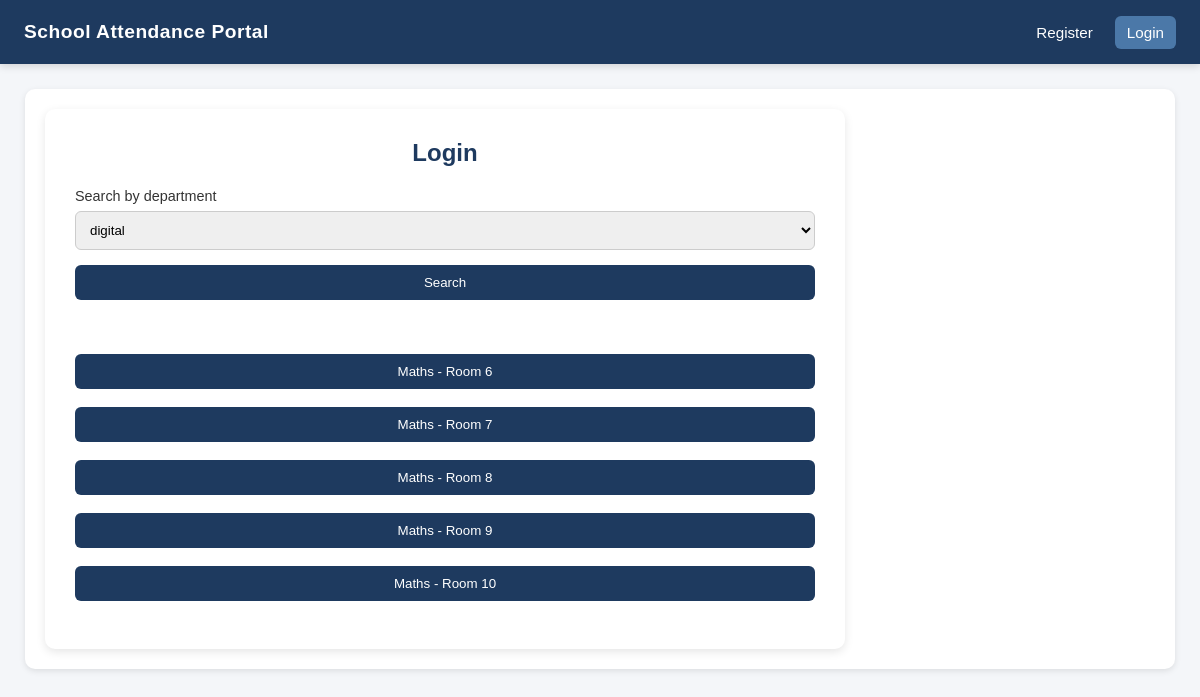
Page /rooms/department_id=2 on the committed database.
### tables this page shows
CREATE TABLE "room"
(
    room_number   INTEGER not null
        constraint room_pk
            primary key autoincrement,
    department_id integer
        constraint room_department_department_id_fk
            references department,
    capacity      integer default 24
);

CREATE TABLE "department"
(
    department_id   INTEGER     not null
        primary key autoincrement,
    department_name varchar(45) not null
);

### app.py (the view)
@app.route("/rooms/department_id=<department_id>",  methods=["GET","POST"])
def rooms_by_department(department_id):
    if request.method == "GET":
        from libraries.tools.admin import get_rooms_by_department, get_departments
        room_list = get_rooms_by_department(department_id)
        department_list = get_departments()
        return render_template("room_list.html", room_list=room_list, department_list=department_list)
    else:
        department_id = request.form.get("department")
        return redirect(f"/rooms/department_id={department_id}")

### app.py (called while the page is built)
@app.before_request
def before_request():
    if "logged_in" not in session.keys():
        session["logged_in"] = 0

### libraries/tools/admin.py (called while the page is built)
def get_rooms_by_department(department_id):
    from libraries.tools.database import execute_query_all
    query = ("SELECT room_number, department_name FROM room, department "
             "WHERE room.department_id = department.department_id "
             "AND department.department_id = ?")
    rooms = execute_query_all(query, (department_id,))
    return rooms

def get_departments():
    from libraries.tools.database import execute_query_all
    query = "SELECT * FROM department"
    departments = execute_query_all(query, ())
    return departments

### libraries/tools/database.py (called while the page is built)
def execute_query_all(query,params):
    conn = sqlite3.connect("database.db")
    cur = conn.cursor()
    cur.execute(query,params)
    rows = cur.fetchall()
    return rows

### templates/room_list.html
{% extends 'base.html' %}
{% block content %}
    <div class="card">
        <h2>Login</h2>
        <form method="POST">
            <label>Search by department
                <select name="department">
                    {% for department in department_list %}
                        <option value="{{ department[0] }}">{{ department[1] }}</option>
                    {% endfor %}
                </select>
                <button type="submit">Search</button>
            </label>
        </form>
        <br/>
        <br/>
        <br/>
        {% for room in room_list %}
            <a href="rooms/room={{ room[0] }}" >
                <button>{{ room[1].capitalize() }} - Room {{ room[0] }}</button>
            </a>
            <br/>
            <br/>
        {% endfor %}
    </div>
{% endblock %}

### static/css/style.css (style rules this page uses)
* { margin: 0; padding: 0; box-sizing: border-box; font-family: Arial, sans-serif; }
body { background: #f4f6f9; }
.card { background: white; padding: 30px; width: 100%; max-width: 800px; border-radius: 10px; box-shadow: 0 3px 10px rgba(0, 0, 0, 0.1); }
h2 { text-align: center; margin-bottom: 20px; color: #1e3a5f; }
label { font-size: 0.9rem; color: #333; }
input, select { width: 100%; padding: 10px; margin: 6px 0 15px; border: 1px solid #ccc; border-radius: 6px; }
button { width: 100%; padding: 10px; background: #1e3a5f; color: white; border: none; border-radius: 6px; cursor: pointer; }

### rows in the picture
room: department_name "Maths", room_number "6"
room: department_name "Maths", room_number "7"
room: department_name "Maths", room_number "8"
room: department_name "Maths", room_number "9"
room: department_name "Maths", room_number "10"

### other values in the picture
form field department "digital"
